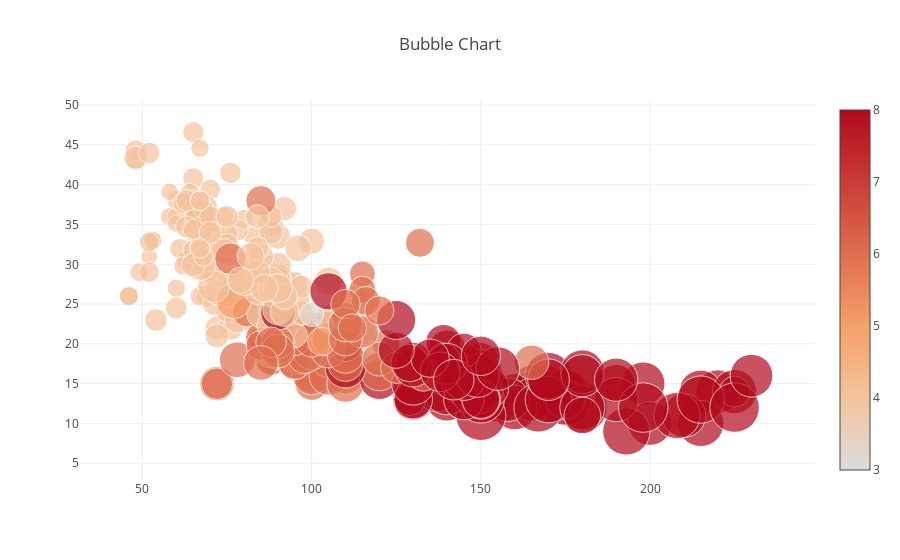

Here is the notebook cell this chart was saved with:
### Code cell
iplot(fig)

### Figure 1 — Plotly figure (JSON) as saved in the notebook; plotly's stock layout.template omitted (floating-point values rounded to 4 significant figures; data arrays with more than 128 entries replaced by an {"elided": "..."} marker saying what was removed)
{"data": [{"marker": {"color": {"elided": "398 int values"}, "showscale": true, "size": {"elided": "398 float values"}}, "mode": "markers", "text": {"elided": "398 str values"}, "type": "scatter", "uid": "3e016c8b-6dd8-4558-91ea-89252eeb1132", "x": {"elided": "398 str values"}, "y": {"elided": "398 float values"}}], "layout": {"hovermode": "closest", "title": {"text": "Bubble Chart"}}}
